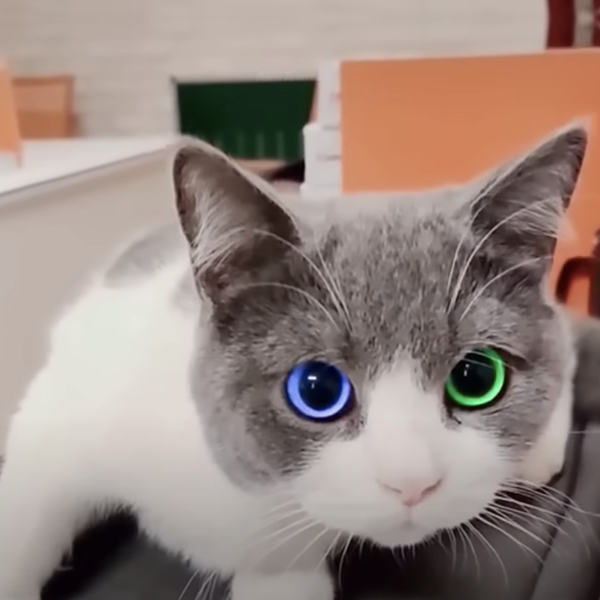
#> input picture exam/last_splash/Task 6/cat_train.png, 600 x 600 px
$ python SIFT.py
#> lines starting #> are read from the running program, lines starting #| are printed output that depends on the picture; after the words box and inside, x2 and y2 are one past the last pixel; in counts of white or black regions, pixels touching at a corner belong together
import cv2
import numpy as np
import matplotlib.pyplot as plt

image1 = cv2.imread('cat_train.png', cv2.IMREAD_GRAYSCALE)
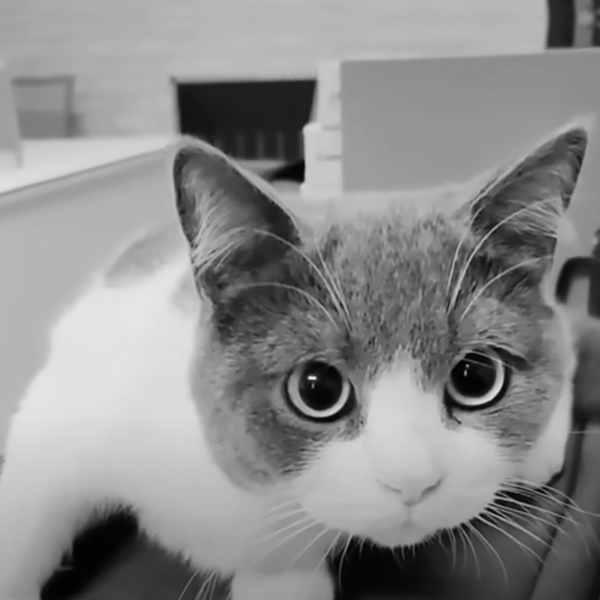
#> image1: shape (600, 600); min 0, max 237, mean 138.9
image2 = cv2.imread('cat_test1.png', cv2.IMREAD_GRAYSCALE)
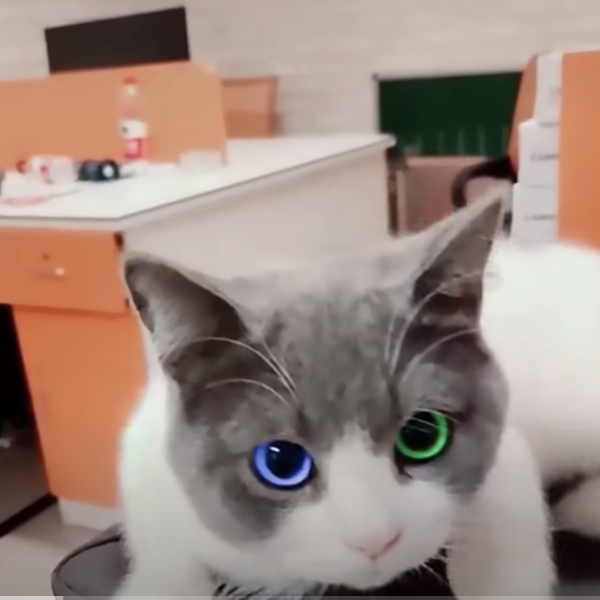
#> input picture exam/last_splash/Task 6/cat_test1.png, 600 x 600 px
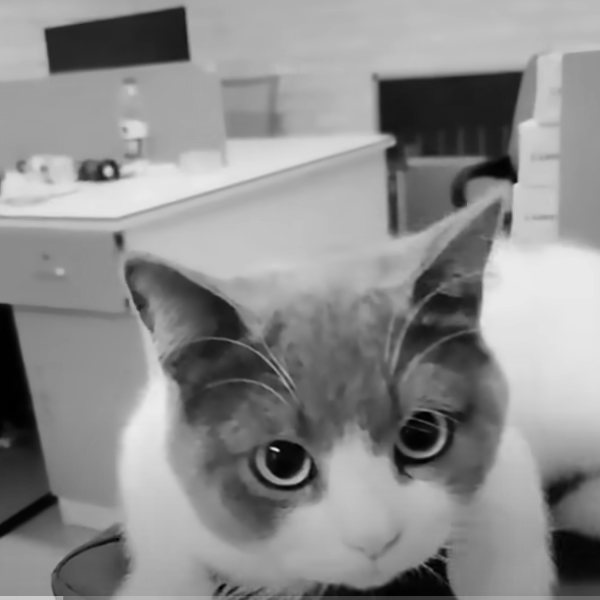
#> image2: shape (600, 600); min 0, max 235, mean 140.5

# 创建SIFT对象并计算关键点和描述符
sift = cv2.SIFT_create()
keypoints1, descriptors1 = sift.detectAndCompute(image1, None)
#> keypoints1 = 923 keypoints; strongest (x, y, size): (312, 378, 3.9), (294, 172, 15.9), (204, 108, 40.8), (467, 366, 2)
keypoints2, descriptors2 = sift.detectAndCompute(image2, None)
#> keypoints2 = 316 keypoints; strongest (x, y, size): (276, 449, 3.1), (451, 123, 86.1), (108, 171, 5.8), (503, 168, 19.2)

# 创建BFMatcher对象
bf = cv2.BFMatcher()

# 使用KNN匹配算法匹配特征描述符
matches = bf.knnMatch(descriptors1, descriptors2, k=2)
#> matches = 923 matches

# 应用比例测试以筛选匹配项
good_matches = []
for m, n in matches:
    if m.distance < 0.5 * n.distance:
        good_matches.append(m)
#> after the loop, good_matches = 8 matches

# 提取关键点的坐标
points1 = np.float32([keypoints1[m.queryIdx].pt for m in good_matches]).reshape(-1, 1, 2)
#> points1 = [[67.26, 80.95], [70.31, 125.9], [248.8, 380.3], [277.5, 401.4], [315.3, 436.1], [341.9, 423.8], [409.1, 503.3], [433.1, 401.8]]
points2 = np.float32([keypoints2[m.trainIdx].pt for m in good_matches]).reshape(-1, 1, 2)
#> points2 = [[272.7, 80.81], [272.4, 125.2], [217, 460.8], [247.3, 476.3], [283.4, 504.1], [307.5, 488.9], [373.5, 557.2], [384.2, 463.7]]

# 创建一个新的图像，将两幅图像并排显示
height, width = max(image1.shape[0], image2.shape[0]), image1.shape[1] + image2.shape[1]
#> height = 600; width = 1200
image_combined = np.zeros((height, width, 3), dtype=np.uint8)
image_combined[:image1.shape[0], :image1.shape[1]] = cv2.cvtColor(image1, cv2.COLOR_GRAY2BGR)
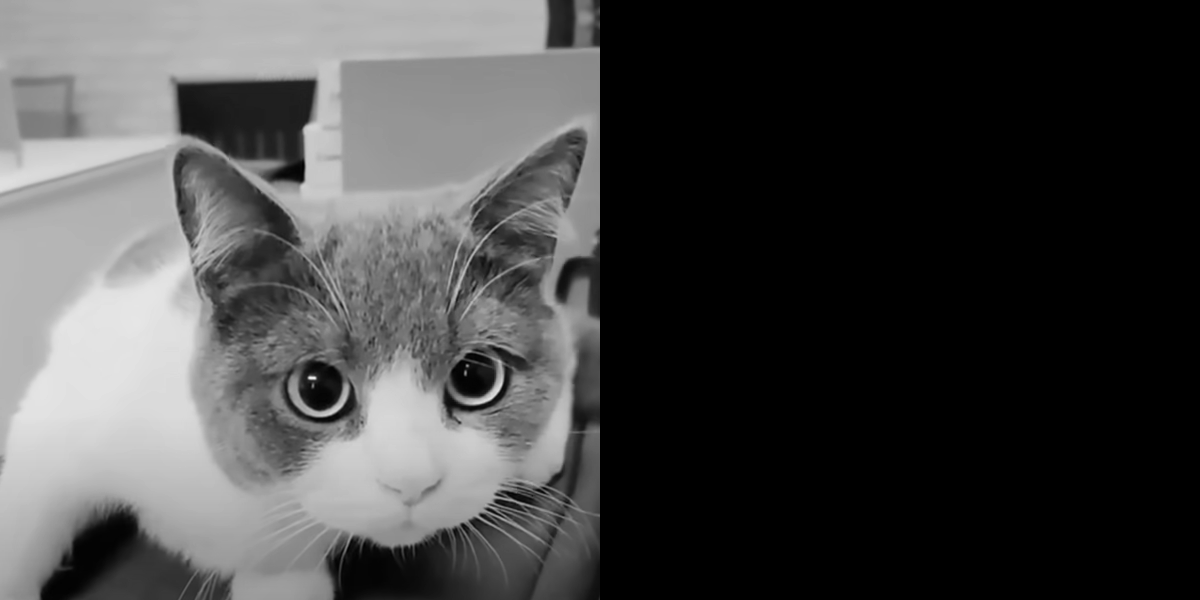
#> image_combined: shape (600, 1200, 3); min 0, max 237, mean 69.5
image_combined[:image2.shape[0], image1.shape[1]:] = cv2.cvtColor(image2, cv2.COLOR_GRAY2BGR)
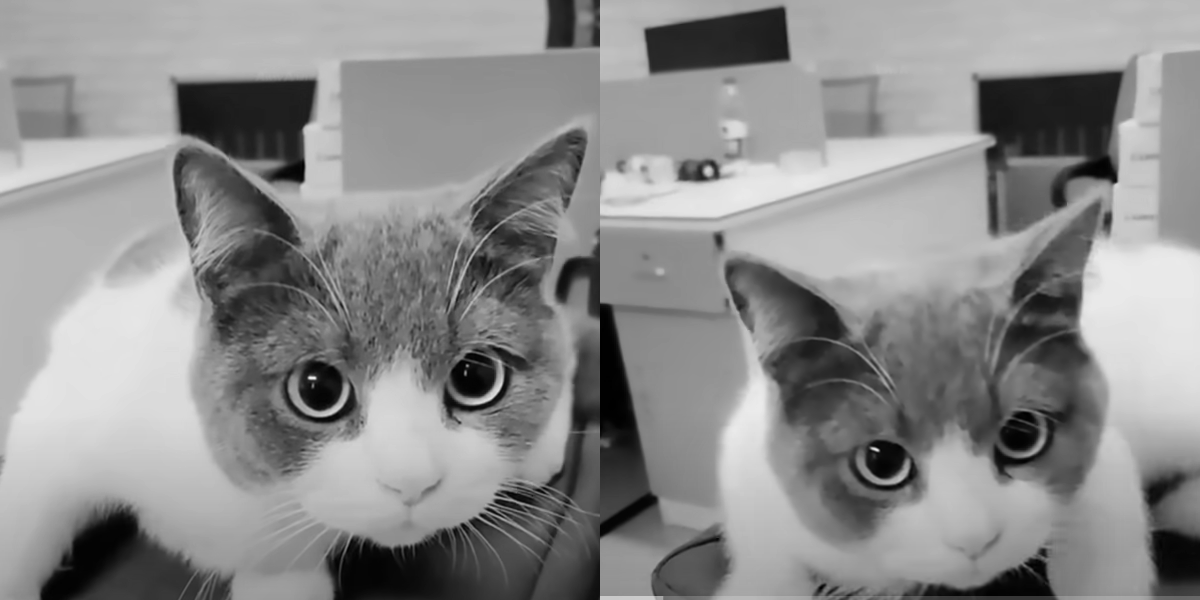
#> image_combined: shape (600, 1200, 3); min 0, max 237, mean 139.7

# 绘制连线
for i in range(len(points1)):
    pt1 = (int(points1[i][0][0]), int(points1[i][0][1]))
    pt2 = (int(points2[i][0][0]) + image1.shape[1], int(points2[i][0][1]))
    cv2.line(image_combined, pt1, pt2, (0, 255, 0), 1)
#> this loop made 8 passes
#> (pt1, pt2) on passes 1 to 8: ((67, 80), (872, 80)), ((70, 125), (872, 125)), ((248, 380), (816, 460)), ((277, 401), (847, 476)), ((315, 436), (883, 504)), ((341, 423), (907, 488)), ((409, 503), (973, 557)), ((433, 401), (984, 463))
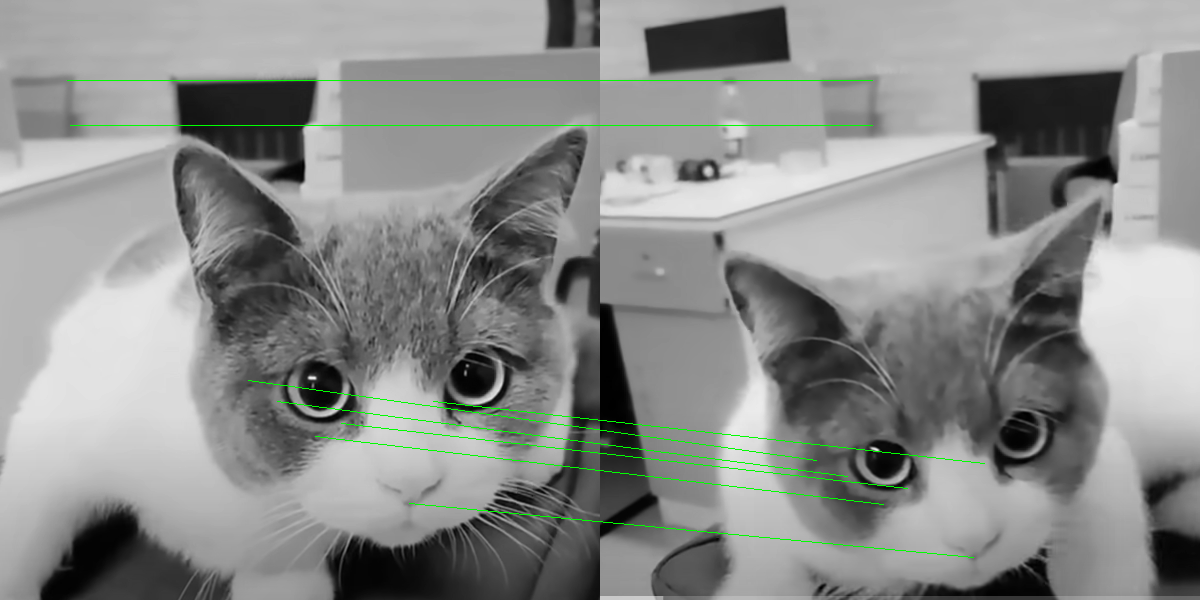
#> image_combined: shape (600, 1200, 3); 0.69% of pixels changed, all inside (x1, y1, x2, y2) = (67, 80, 985, 558); drawn as B, G, R

# 显示图像
plt.imshow(cv2.cvtColor(image_combined, cv2.COLOR_BGR2RGB))
plt.title('Correspondence Visualization'), plt.xticks([]), plt.yticks([])
plt.show()
